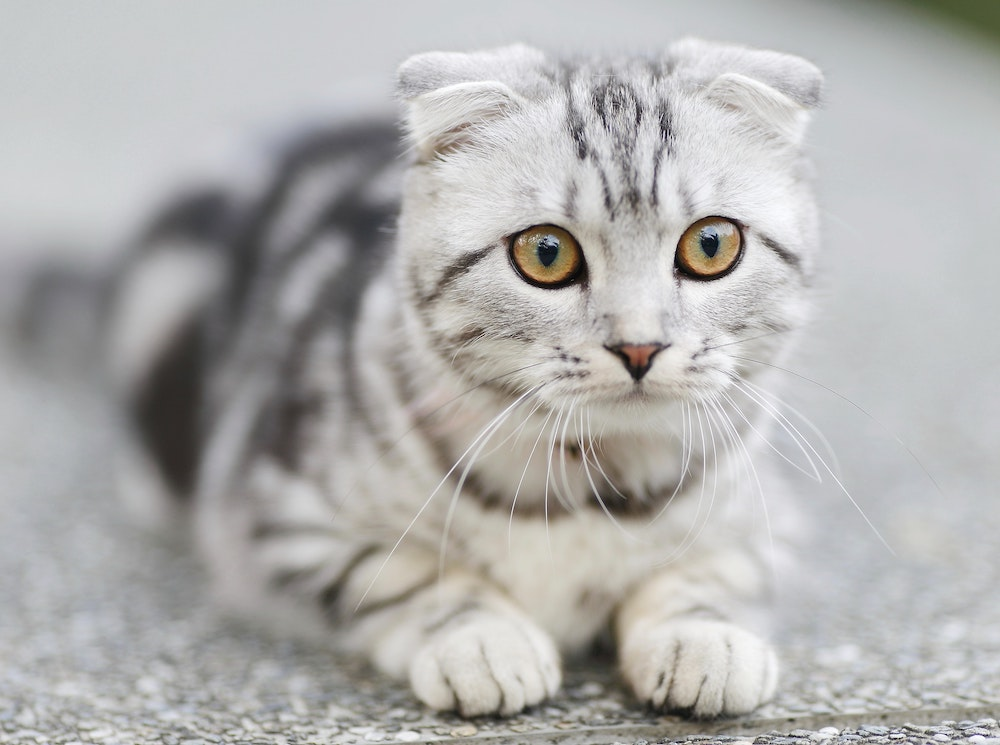
#> input picture Day5/images/cat1.jpg, 1000 x 745 px, found by its file name
$ python test.py
#> lines starting #> are read from the running program, lines starting #| are printed output that depends on the picture
import cv2
import os
import numpy as np

path_img = "E:\Python_CV\stady\Day5\images\cat1.jpg"
img = cv2.imread(path_img)
#> img is the input picture: shape (745, 1000, 3); mean B, G, R 174.3, 175.6, 176.4

#平移
matrix_translate = np.float32([[1, 0, 50], [0, 1, 30]])
img_translate = cv2.warpAffine(img, matrix_translate, (img.shape[1], img.shape[0]))
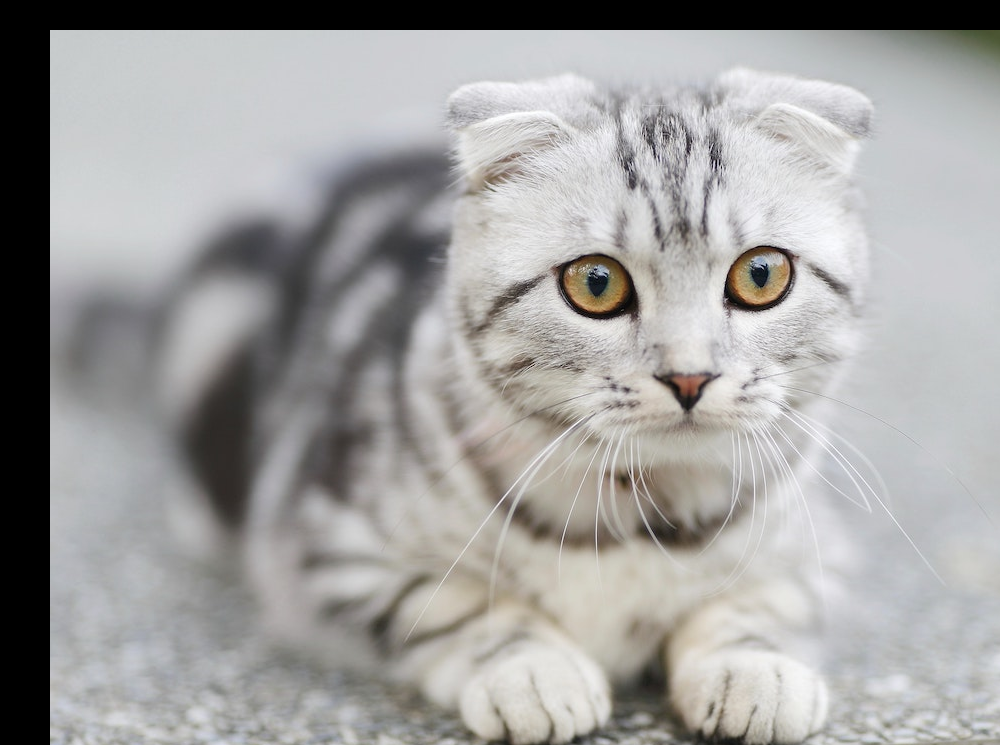
#> img_translate: shape (745, 1000, 3); mean B, G, R 159, 160.1, 161
cv2.imshow("img_translate", img_translate)


#旋转
h,w,c = img.shape
#> h = 745; w = 1000; c = 3
matrix_rotate = cv2.getRotationMatrix2D((w/2, h/2), 90, 1)
img_rotate = cv2.warpAffine(img, matrix_rotate, (w, h))
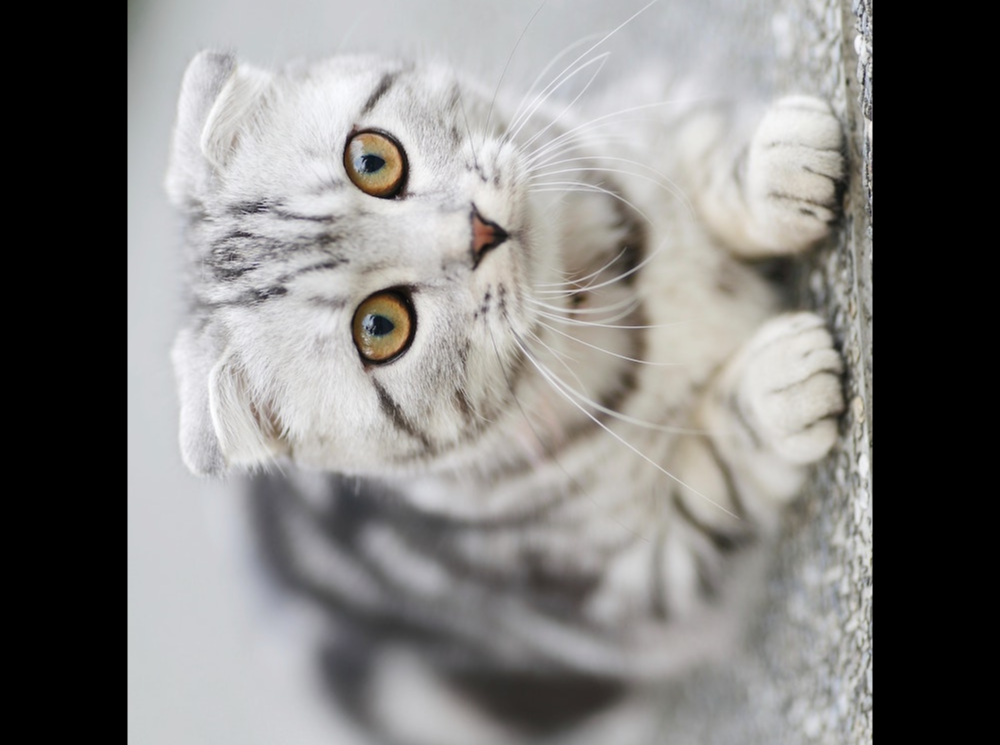
#> img_rotate: shape (745, 1000, 3); mean B, G, R 127.3, 128.8, 130.1
cv2.imshow("img_rotate", img_rotate)

img_rotate = cv2.rotate(img, cv2.ROTATE_90_CLOCKWISE)
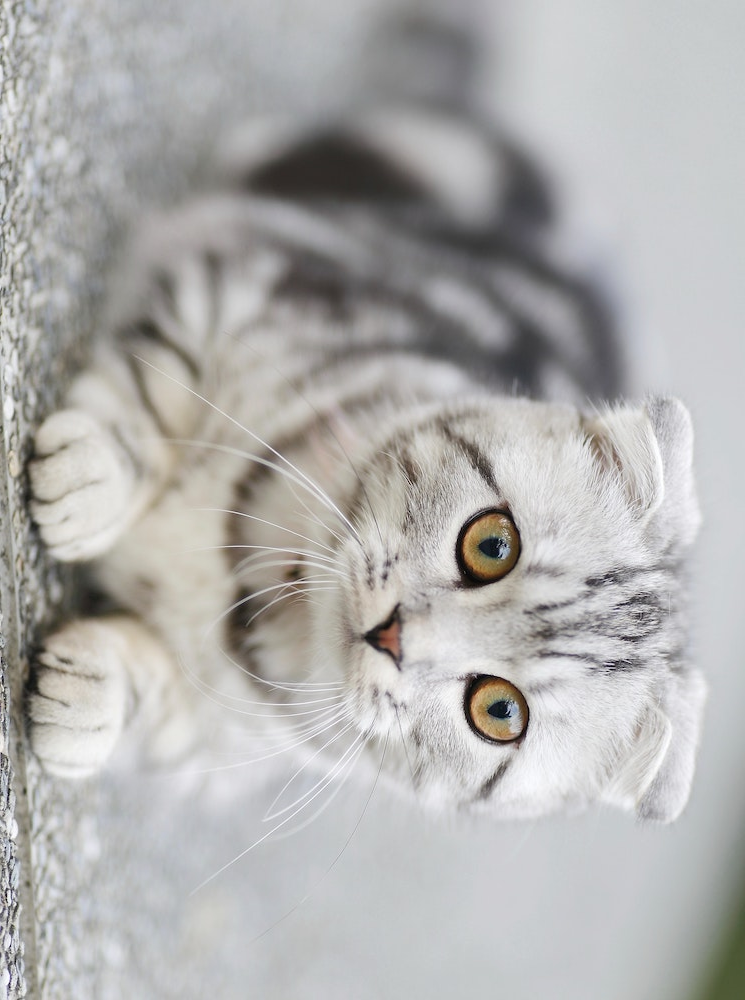
#> img_rotate: shape (1000, 745, 3); mean B, G, R 174.3, 175.6, 176.4
cv2.imshow("img_rotate", img_rotate)

#缩放
matrix_scale = cv2.getRotationMatrix2D((h/2, w/2), 0, 0.5)
#> matrix_scale = [[0.5, 0, 186.2], [0, 0.5, 250]]
img_scale = cv2.warpAffine(img, matrix_scale, (w, h))
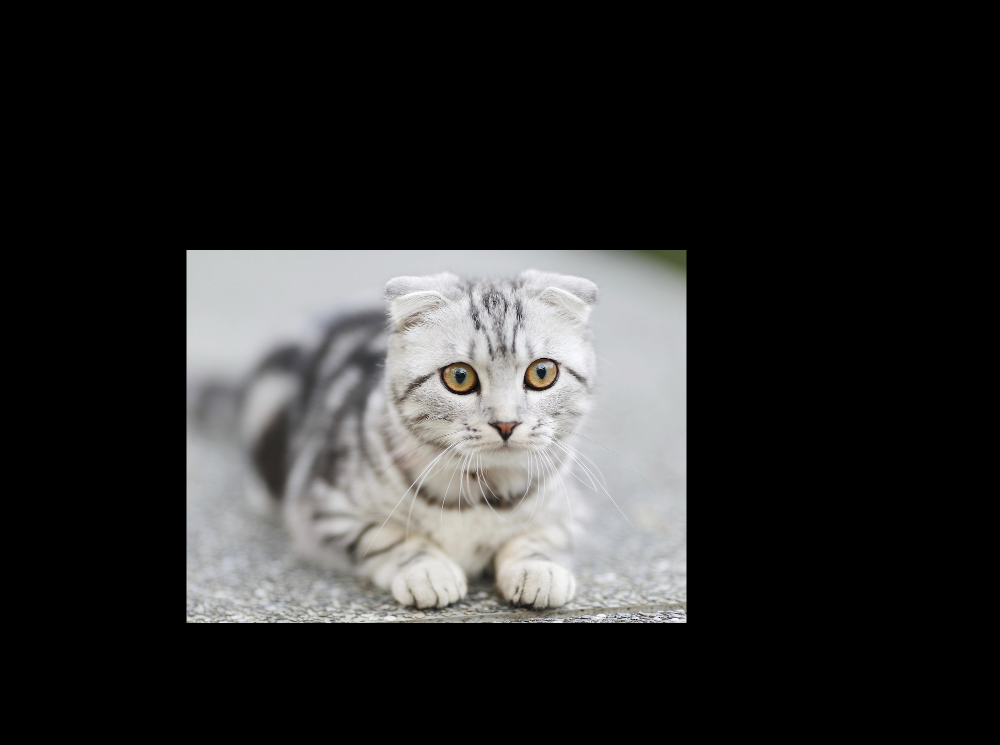
#> img_scale: shape (745, 1000, 3); mean B, G, R 43.7, 44, 44.2
img_resize = cv2.resize(img, (w//2, h//2))
cv2.imshow("img_scale", img_scale)
cv2.imshow("img_resize", img_resize)

#cv2.imwrite("Day5\output\img_resize.jpg", img_resize)
#cv2.imwrite("Day5\output\img_scale.jpg", img_scale)

cv2.waitKey(0)
cv2.destroyAllWindows()
